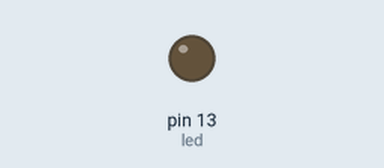
Simulated run of this sketch. Board: Arduino Uno, built with avr-gcc and run on an emulated ATmega328P. Parts: output pins drawn as LEDs (lit = HIGH).

Above: at 0.2 s.
At 39.0 s:
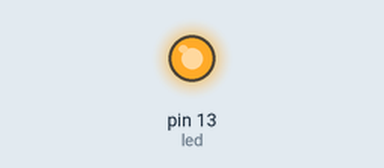
Timing chart, 0 to 52.0 s (numbered marks = the images above):
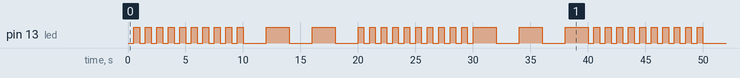

The sketch:

IDP.ino
```cpp
#include <TimerOne.h>

const int led = LED_BUILTIN; // the pin with a LED
int STATE = 1;
int ledState = LOW;

void setup(void)
{
     pinMode(led, OUTPUT);
     Timer1.initialize(500000);        // set the interval 500000 is .5 secs
     Timer1.attachInterrupt(blinkLED); // attach blinkLED to the Timer as an interrupt
}

void blinkLED(void) // function to blink LED
{
     if (ledState == LOW)
     {
          ledState = HIGH;
     }
     else
     {
          ledState = LOW;
     }
     digitalWrite(led, ledState);
}

void loop(void)
{
     delay(10000);

     if (STATE == 1)
     {
          Timer1.setPeriod(2000000);
          STATE = 0;
     }
     else
     {
          Timer1.setPeriod(500000);
          STATE = 1;
     }
}
```

Measured:
- by itself, pin 13 (led): moves between LOW and HIGH, repeating every 40.0 s
- by itself, everything shown: repeats every 40.0 s, in 50 steps
